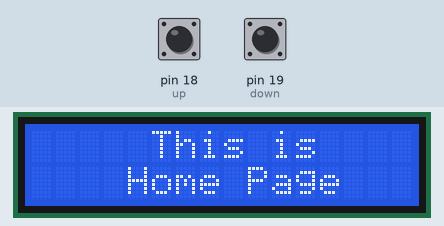
This sketch was run on a simulated Arduino Uno, built for the host (arithmetic inside an expression is 32-bit, double 64-bit). On the bench: 16×2 character LCD. Inputs (shaded band) come from the test bench; at power-on: pin 18 (up) LOW, pin 19 (down) LOW.

Above: at 1.2 s.
1.3 s: pin 18 (up) pulled HIGH for 0.15 s
At 2.0 s:
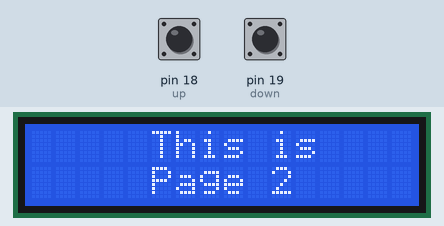
2.9 s: pin 18 (up) pulled HIGH for 1 s
At 3.4 s:
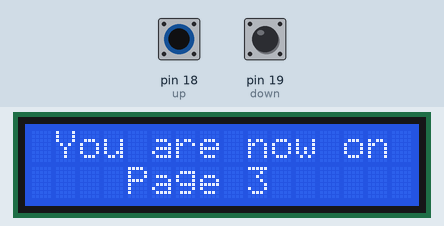
5.4 s: pin 19 (down) pulled HIGH for 0.15 s
At 6.4 s:
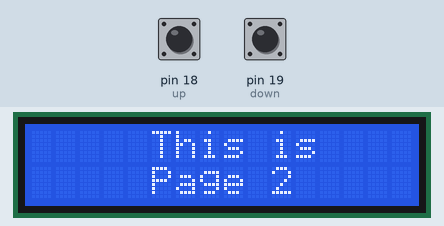
7.0 s: pin 19 (down) pulled HIGH for 1 s
At 7.6 s:
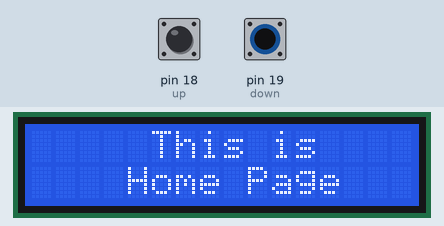
Timing chart, 0 to 10.0 s (numbered marks = the images above; inputs shaded):
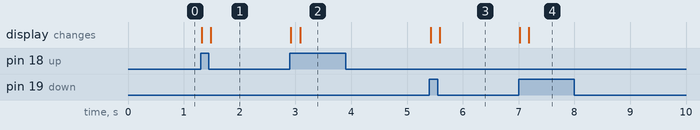

The sketch:

simple_multiple_screen_i2c.ino
```cpp
#include <LiquidCrystal_I2C.h>

//-------Pins-----//
#define up 18              //Up button
#define down 19           //Down button

LiquidCrystal_I2C lcd(0x27, 16, 2);

//Counter to change positions of pages

int page_counter = 1 ;       //To move beetwen pages

//---------Storage debounce function-----//
bool current_up = LOW;
bool last_up=LOW;
bool last_down = LOW;
bool current_down = LOW;


//---- De-bouncing function for all buttons----//
bool debounce(bool last, int pin) {
  bool current = digitalRead(pin);

  if (current != last) {
    delay(5);
    current = digitalRead(pin);
    }

  return current;
}

// ========== SETUP ==========
void setup() {
  lcd.init();
  lcd.backlight();

  pinMode(up, INPUT_PULLDOWN);
  pinMode(down, INPUT_PULLDOWN);
}

// ========== LOOP ==========
void loop() {
  current_up = debounce(last_up, up);         //Debounce for Up button
  current_down = debounce(last_down, down);   //Debounce for Down button

  //----Page counter function to move pages----//
  //Page Up
  if (last_up == LOW && current_up == HIGH) {  //When up button is pressed
    lcd.clear();                               //When page is changed, lcd clear to print new page

    if(page_counter < 3) {       //Page counter never higher than 3(total of pages)
      page_counter++;            //Page up
      delay(150);
    } else {
      page_counter= 3;
    }
  }

  last_up = current_up;

  //Page Down
  if (last_down == LOW && current_down == HIGH){ //When down button is pressed
    lcd.clear();                                 //When page is changed, lcd clear to print new page

    if (page_counter > 1) {       //Page counter never lower than 1 (total of pages)
      page_counter--;             //Page down
      delay(150);
    } else {
      page_counter= 1;
    }
  }

  last_down = current_down;

//------- Switch function to write and show what you want---//
  switch (page_counter) {
    case 1:
      lcd.setCursor(5,0);
      lcd.print("This is");
      lcd.setCursor(3,1);
      lcd.print(" Home Page");
      break;
    case 2:
      lcd.setCursor(5,0);
      lcd.print("This is");
      lcd.setCursor(5,1);
      lcd.print("Page 2");
      break;
    case 3:
      lcd.setCursor(1,0);
      lcd.print("You are now on");
      lcd.setCursor(4,1);
      lcd.print("Page 3");
      break;
  } //switch end
} //loop end
```

Measured:
- after the input at 1.3 s, the display: first changes at once (image 1 shows a later state)
- after the input at 2.9 s, the display: first changes at once (image 2 shows a later state)
- after the input at 5.4 s, the display: first changes at once (image 3 shows a later state)
- after the input at 7.0 s, the display: first changes at once (image 4 shows a later state)
